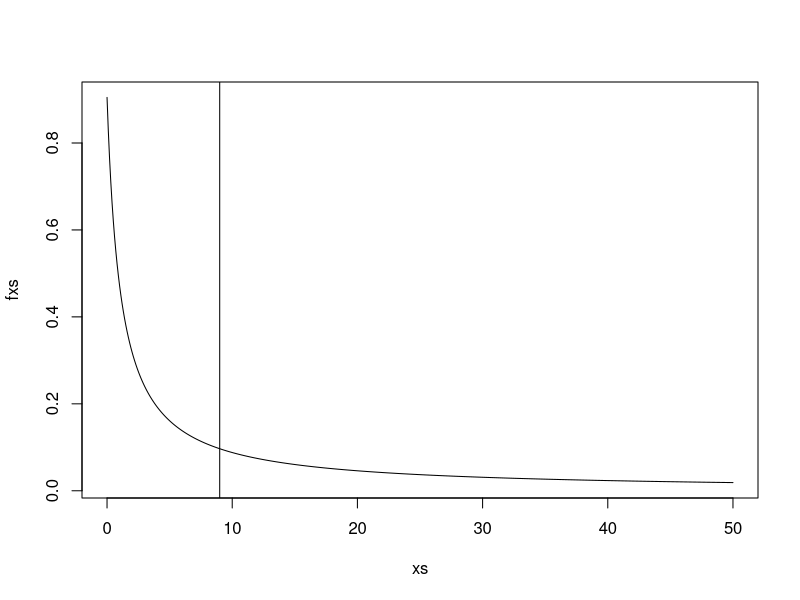

Recreate this plot in R.
# proportional FCD using 2nd order random walk prior

# define using runuran

#distr <- Runuran::udgamma(shape = g_shape, scale = g_scale, 0, 1)
#gen <- Runuran::pinvd.new(distr)
#gen <- Runuran::arsd.new(distr)
#xi_jk <- Runuran::ur(gen, 1)

# functions ---------------------------------------------------------------

# unnormalized PDF
unnorm_logPDF <- function(x, tau2, ajk, l1, l2, N, logscale = FALSE) {
    logf1 <- -N * log(1 + x)
    # logf2 <- a * x / (1+x) - (.5/tau2) * (x^2 + 2*x*(l1 - 2*l2))
    logf2 <- -ajk / (1+x) - (.5/tau2) * (x - (2*l2 - l1))^2
    
    result <- ifelse(x <= 0, -Inf, logf1 + logf2)
    
    if (logscale) {
        return(result)
    } else {
        return(exp(result))
    }
}

d_unnorm_logPDF <- function(x, tau2, ajk, l1, l2, N, logscale = TRUE) {
    f1 <- -N/(1 + x) 
    f2 <- ajk*(1 / (1+x) -x/(1 + x)^2)
    f3 <- -(.5/tau2) * (2*x + 2*(l1 - 2*l2))
    
    return(f1 + f2 + f3)
}

# problems with current Random Walk prior ---------------------------------

tau2 <- 1

# prior, in terms of actual original variable

xi1 <- 0.1
lp1 <- 1/xi1 - 1
alpha <- xi1^2/tau2
beta <- xi1/tau2

xs <- seq(0, 50, by = 0.1)
fxs <- 1/(xs+1)^(alpha + 1) * exp(-beta/(1 + xs))

plot(xs, fxs, type = "l")
abline(v = lp1)
